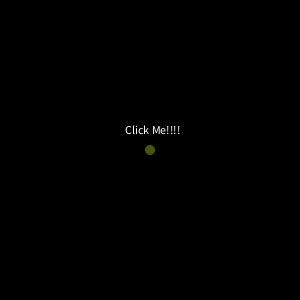
Frame 1 (no input)
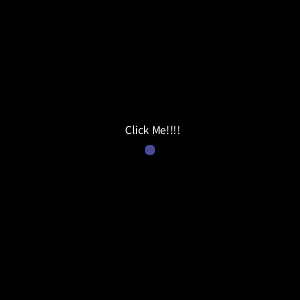
Frame 60 (the mouse pressed at the canvas centre just before this capture)
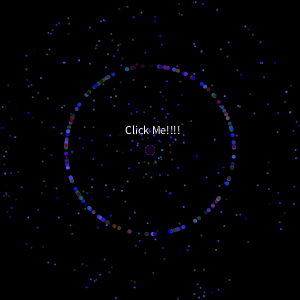
Frame 120 (the mouse held since frame 60 and released just before this capture)

The Processing sketch that drew these frames (run headless with seeded random() and noise(); from frame 60 on, the mouse is pressed at the canvas centre):

// Processing sketch: processing_45733
// ── processing_45733.pde

/* Author: ASH
   Date: 5/19/11
   Title: Create a cirlce by pushing the create button in the center
   of the screen.
*/
  
int x = 150;
int y = 150;
int r = 5;//starting radius
int n = 8;//number of recurisions
int rs = 125;//random seed value
  
void setup() {
  background(0);
  size(300,300);
  noStroke();
  smooth();
  randomSeed(rs);
String s = "Click Me!!!!";
text(s, 125, 125, 140, 140);
}
  
void draw(){
drawCircle(x,y,r,n);
}
  
void drawCircle(float x, float y, int radius, int num) {
  float h = random(100); //gives the hue, saturation, and brightness
  float s = random(100); // random properties
  float b = random(255);
  fill(h,s,b);
  ellipse(x,y,radius*2,radius*2); //draw ellipse
  if(num >1){
    num = num - 1;
    int branches = int(random(2,4)); // determines the growth
    for(int i = 0; i < branches; i++){// by using recursion
      float a = random(0,TWO_PI);
      float newx = x + cos(a) * 12.0 * num;
      float newy = y + sin(a) * 12.0 * num;
      if(mousePressed){ // if mouse pressed draw new
      drawCircle(newx, newy, radius/2,num);
      }
    }
  }
}
 
                

                
                                                                                                                
